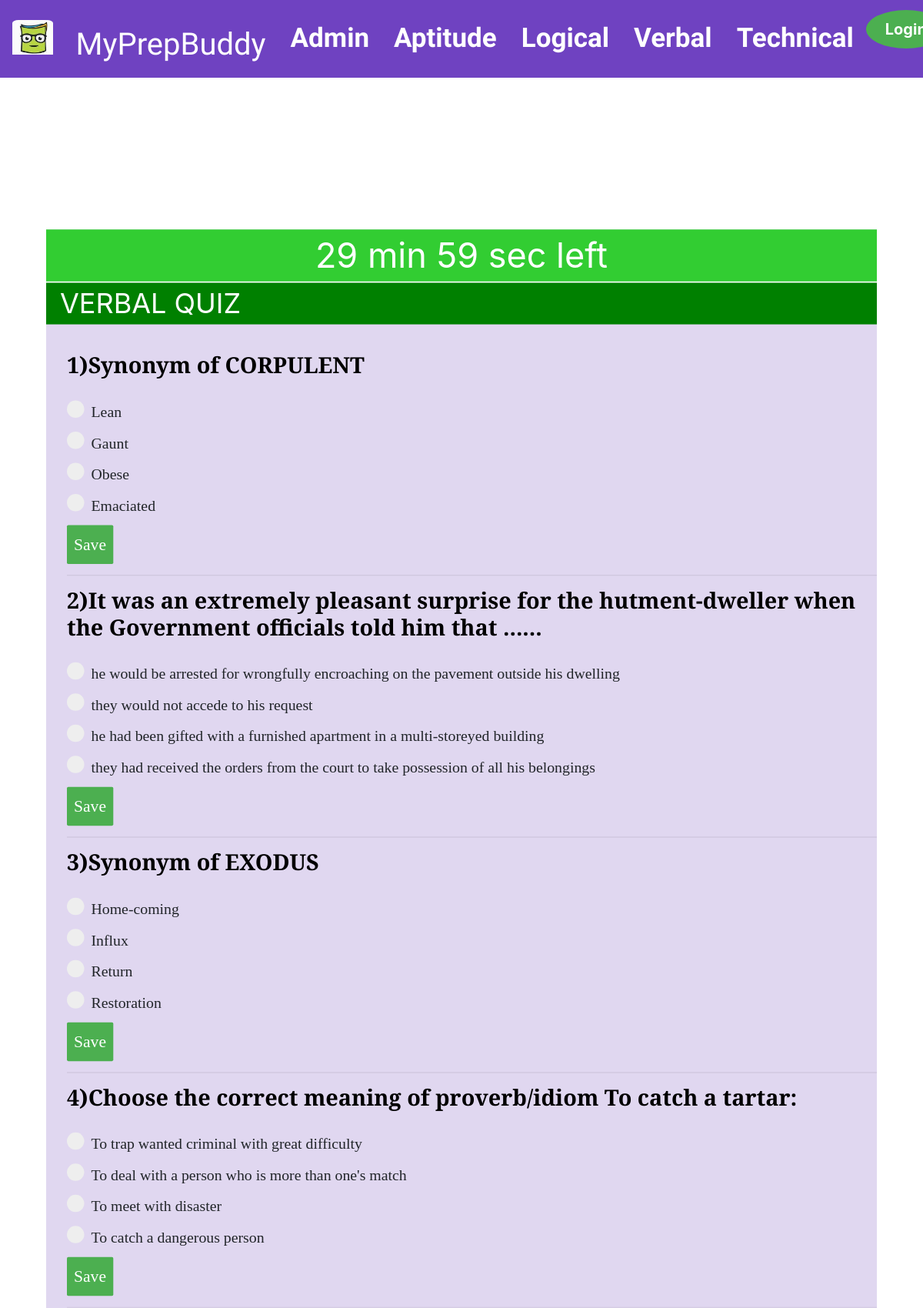
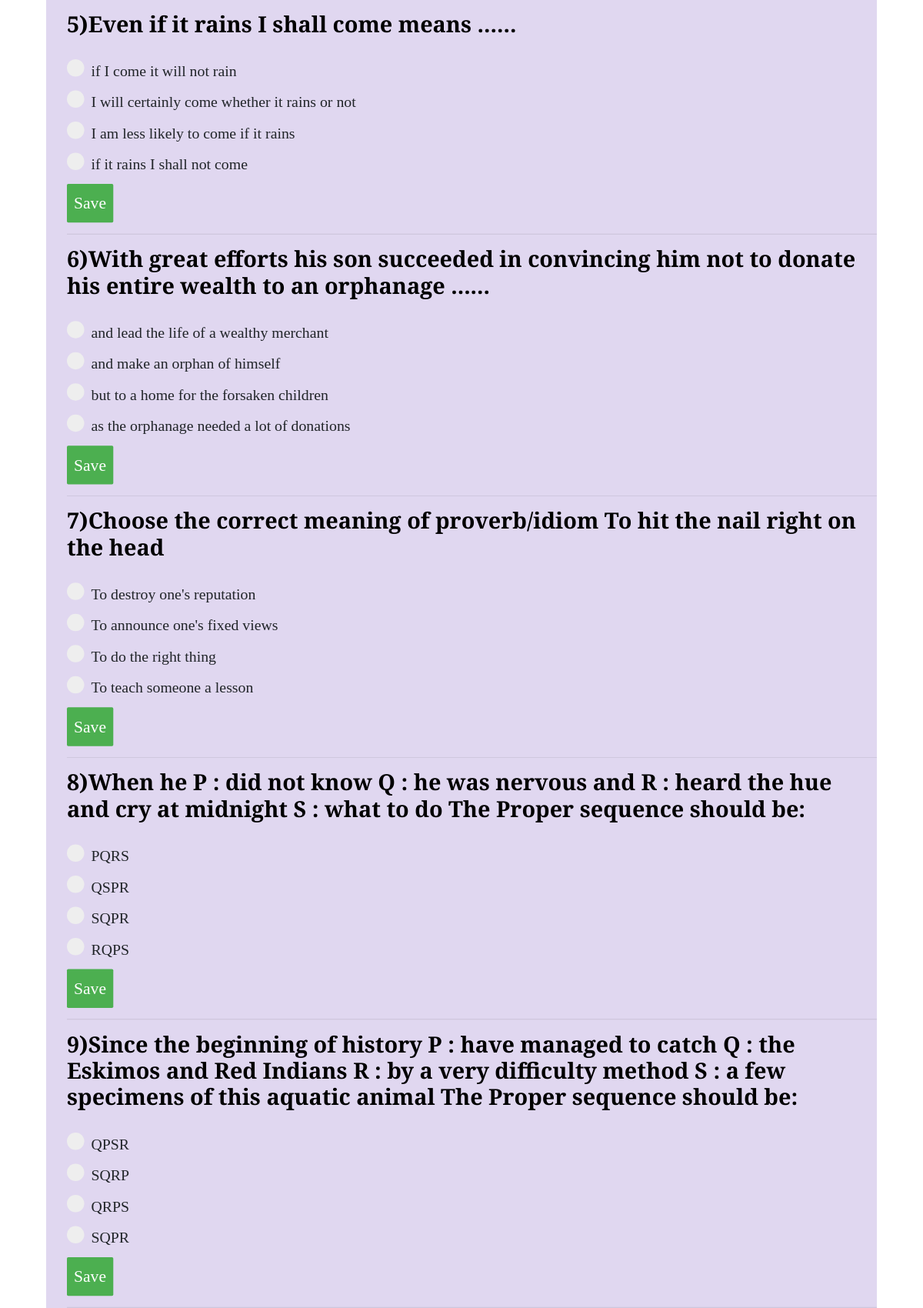
The app's page /verbal_quiz.php (upper part) with its own data (2 pictures, top to bottom).
### tables this page shows
CREATE TABLE `verbal_table` (
  `V_id` varchar(4) NOT NULL,
  `Question` varchar(5000) NOT NULL,
  `Option_1` varchar(1500) NOT NULL,
  `Option_2` varchar(1500) NOT NULL,
  `Option_3` varchar(1500) NOT NULL,
  `Option_4` varchar(1500) NOT NULL,
  `Answer` varchar(1500) NOT NULL
);

### verbal_quiz.php (the view, shortened to what this page needs)
<html>
<head>
</head>
<body>
 <?php include_once("./navbar/navbar.php"); ?>
 <div id="test_form" style='transform: scale(0.90); position: relative; top: 2px; background-color: rgba(177,156,217,0.4);'>
              <center><div id="timer"></div></center>
               <p style="background-color:green; color: white;padding-left: 20px">VERBAL QUIZ</p><br>
               		<?php
               			$db = new Database();
						        $con = $db->connect();
            $quiz_query = "SELECT * FROM verbal_table ORDER BY RAND() LIMIT 20;";
						$result = $con->query($quiz_query) or die($con->error);
						$count=0;
							if($result->num_rows > 0){
							while ($row = $result->fetch_assoc()) {
							     $count+=1;
               		?>
                    <div style="padding-left: 30px; " id="content_block" >
                      <h2><b><?php
                            $allowTypes = array('jpg','png','jpeg','gif','pdf');
                            $targetFilePath = "images/ImgQuestions/". $row["Question"];
                            $fileType = pathinfo($targetFilePath,PATHINFO_EXTENSION);
                            if(in_array($fileType, $allowTypes)){
                              echo $count.")"."<img style='max-width:80%;height:auto;object-fit:contain;' src='images/ImgQuestions/".$row["Question"]."'>";
                            }else{
                             echo $count.")".$row["Question"];}  ?></b></h2><br>
                      <form>
                       <?php  $my_array = array($row['Option_1'],$row['Option_2'],$row['Option_3'],$row['Option_4']);
                                shuffle($my_array);
                              ?>
                        <label class="quecontainer"><?php echo $my_array[0] ?>
                            <input type="radio" name="choice" value="<?php echo $my_array[0] ?>"/><br/>
                            <span class="checkmark"></span>
                        </label>
                        <label class="quecontainer"><?php echo $my_array[1] ?>
                            <input type="radio" name="choice" value="<?php echo $my_array[1] ?>"/><br/>
                            <span class="checkmark"></span>
                        </label>
                        <label class="quecontainer"><?php echo $my_array[2] ?>
                            <input type="radio" name="choice" value="<?php echo $my_array[2] ?>"><br/>
                            <span class="checkmark"></span>
                        </label>
                        <label class="quecontainer"><?php echo $my_array[3] ?>
                            <input type="radio" name="choice" value="<?php echo $my_array[3] ?>"> <br/>
                            <span class="checkmark"></span>
                        </label>
                        <button class="saveBtn" type="button" onclick="validate(choice.value,'<?php echo $row["Answer"]; ?>','<?php echo $row["V_id"] ?>')">Save</button>
                      </form>
                  </div>
                  <?php
                  		}
                  	}
                  ?>
			     </div>
</body>
</html>

### css/style.css (style rules this page uses)
html { overflow-y: scroll; }
html, body { background-color: white; }
body,h1, h2, h3, h4, h5, .body .h1, .h2, .h3, .h4, .h5 { color:black; font-family: "Mulish", -apple-system, BlinkMacSystemFont, "Segoe UI", Roboto, "Helvetica Neue", Arial, "Noto Sans", sans-serif, "Apple Color Emoji", "Segoe UI Emoji", "Segoe UI Symbol", "Noto Color Emoji"; }
html, body { height: 100%; min-height: 100vh; position: relative; }
* { box-sizing:border-box }
#content_block { font-family: 'PT Serif', serif; }
#content_block h2 { font-family: 'PT Serif', serif; }
#timer { font-size: 20px; color: white; background-color: #32cd32; }
#test_form { padding-bottom: 30px; }

### css/query_style.css (style rules this page uses)
p { font-size: 40px; }
.quecontainer { display: block; position: relative; padding-left: 35px; margin-bottom: 12px; cursor: pointer; font-size: 22px; -webkit-user-select: none; -moz-user-select: none; -ms-user-select: none; user-select: none; }
.checkmark { position: absolute; top: 0; left: 0; height: 25px; width: 25px; background-color: #eee; border-radius: 50%; }
.checkmark:after { content: ""; position: absolute; display: none; }
.quecontainer .checkmark:after { top: 9px; left: 9px; width: 8px; height: 8px; border-radius: 50%; background: white; }

### css/results.css (style rules this page uses)
.saveBtn { background-color: #4CAF50; border: none; color: white; padding: 10px; font-size: 24px; cursor: pointer; border-radius: 2px; }

### records on screen
verbal_table: Question "Synonym of CORPULENT", Option_1 "Lean", Option_3 "Gaunt", my_array "Obese", Option_4 "Emaciated"
verbal_table: Question "It was an extremely pleasant surprise for the hutment-dweller when the Government officials told him that ......", Option_1 "he would be arrested for wrongfully encroaching on the pavement outside his dwelling", Option_4 "they would not accede to his request", my_array "he had been gifted with a furnished apartment in a multi-storeyed building", Option_3 "they had received the orders from the court to take possession of all his belongings"
verbal_table: Question "Synonym of EXODUS", Option_2 "Home-coming", my_array "Influx", Option_3 "Return", Option_4 "Restoration"
verbal_table: Question "Choose the correct meaning of proverb/idiom To catch a tartar:", Option_1 "To trap wanted criminal with great difficulty", Option_3 "To deal with a person who is more than one's match", Option_4 "To meet with disaster", Option_2 "To catch a dangerous person"
verbal_table: Question "Even if it rains I shall come means ......", Option_2 "if I come it will not rain", my_array "I will certainly come whether it rains or not", Option_4 "I am less likely to come if it rains", Option_1 "if it rains I shall not come"
verbal_table: Question "With great efforts his son succeeded in convincing him not to donate his entire wealth to an orphanage ......", Option_2 "and lead the life of a wealthy merchant", my_array "and make an orphan of himself", Option_1 "but to a home for the forsaken children", Option_3 "as the orphanage needed a lot of donations"
verbal_table: Question "Choose the correct meaning of proverb/idiom To hit the nail right on the head", Option_2 "To destroy one's reputation", Option_3 "To announce one's fixed views", Option_1 "To do the right thing", Option_4 "To teach someone a lesson"
verbal_table: Question "When he P : did not know Q : he was nervous and R : heard the hue and cry at midnight S : what to do The Proper sequence should be:", Option_4 "PQRS", Option_2 "QSPR", Option_3 "SQPR", my_array "RQPS"
verbal_table: Question "Since the beginning of history P : have managed to catch Q : the Eskimos and Red Indians R : by a very difficulty method S : a few specimens of this aquatic animal The Proper sequence should be:", my_array "QPSR", Option_2 "SQRP", Option_3 "QRPS", Option_1 "SQPR"
